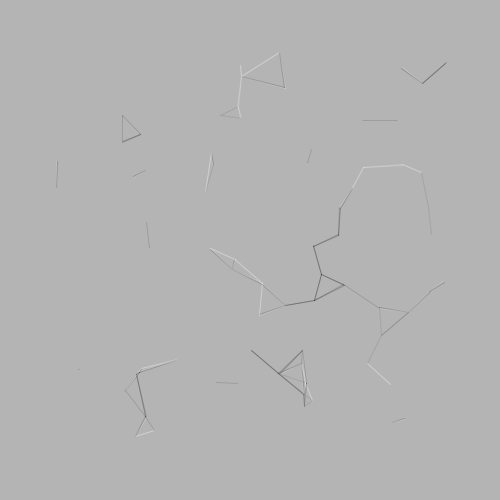
Frame 1 (no input)
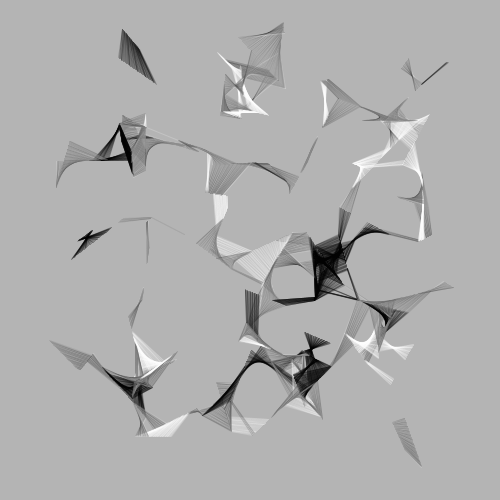
Frame 60 (the mouse pressed at the canvas centre just before this capture)
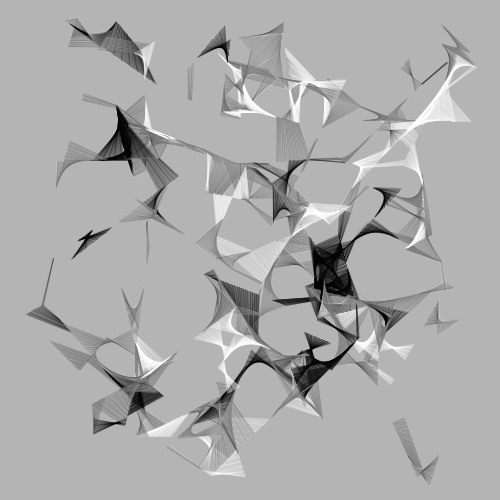
Frame 120 (the mouse held since frame 60 and released just before this capture)

The Processing sketch that drew these frames (run headless with seeded random() and noise(); from frame 60 on, the mouse is pressed at the canvas centre):

// Processing sketch: processing_152439
// ── processing_152439.pde

float[] x;
float[]y;      // current drawing position
float []dx;
float[] dy;    // change in position at each frame
float[] rad;       // radius for circle
int num;        // number of circles


void setup() {  
  size(500, 500);

 // colorMode(HSB);   //set colors to Hue, Saturation, Brightness mode
    background(180);  //set background white
  num = (int)random(50,100);
  x = new float[num];
  y = new float[num];
  dx = new float[num];
  dy = new float[num];
  rad = new float[num];
  
   //initial settings for the circles
 for (int i=0; i<num; i++){
 x[i] = random(50,450);  
 y[i] = random(50,450);
 rad[i] = random(25,50);  //size
 
   // dx and dy are the small change in position each frame
  dx[i] = random(-1, 1);
  dy[i] = random(-1, 1);
 
 }
 }

void draw() {  //draw function loops 
  


 noFill();
  
  for(int i=0; i<num; i++){
    
        // calculate new positions
  x[i] += dx[i];
  y[i] += dy[i];
  
 float max = 1;
  float min = 0.5;

  //When the shape hits the edge of the window, it reverses its direction and changes velocity
  if (x[i] > width-(rad[i]/2) || x[i] < (rad[i]/2)) {
    dx[i] = dx[i] > 0 ? -random(min, max) : random(min, max);
  }

  if (y[i] > height-(rad[i]/2) || y[i] < (rad[i]/2)) {
    dy[i] = dy[i] > 0 ? -random(min, max) : random(min, max);
  }  
  noStroke();
  
    ellipse(x[i], y[i], rad[i], rad[i]);
    
    //check if circles intercept, if so draw a line between them
  for(int j = 0; j<num; j++){
  if(i!=j && (dist(x[i], y[i], x[j],y[j])<=(rad[i]/2+rad[j]/2))){
    if(i%2<=0){
      stroke(255,50);
    }
    else{
      stroke(0,50);
    }
    
    line(x[i],y[i],x[j], y[j]);
    
  }
  }  
    
  }
}
